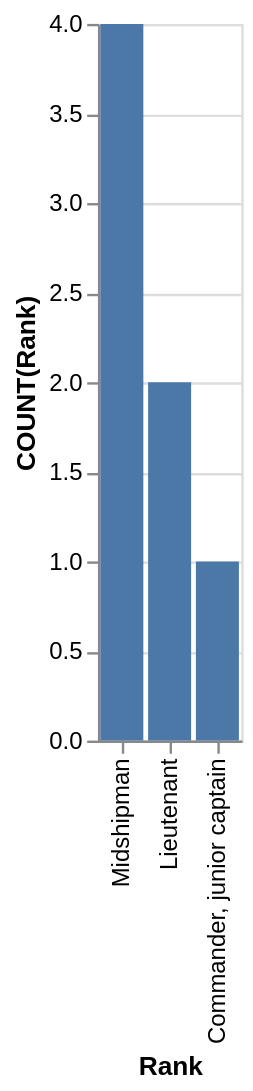

Specify this chart in Vega-Lite:
### Vega-Lite specification from a JSON file in a GitHub repository (floating-point values rounded to 4 significant figures)
{"data": {"values": [{"x_data": "Midshipman", "y_data": 4}, {"x_data": "Lieutenant", "y_data": 2}, {"x_data": "Commander, junior captain", "y_data": 1}]}, "mark": "bar", "encoding": {"x": {"field": "x_data", "type": "nominal", "title": "Rank", "sort": "descending"}, "y": {"field": "y_data", "type": "quantitative", "title": "COUNT(Rank)"}}}
